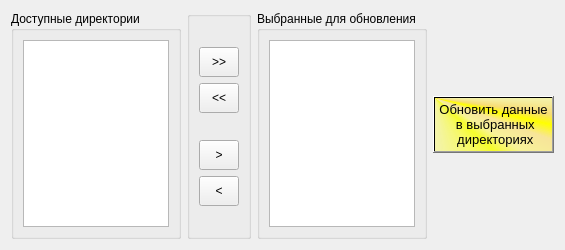
<?xml version="1.0" encoding="UTF-8"?>
<ui version="4.0">
 <class>SelectDir</class>
 <widget class="QWidget" name="SelectDir">
  <property name="geometry">
   <rect>
    <x>0</x>
    <y>0</y>
    <width>553</width>
    <height>250</height>
   </rect>
  </property>
  <property name="maximumSize">
   <size>
    <width>16777215</width>
    <height>250</height>
   </size>
  </property>
  <property name="windowTitle">
   <string>Form</string>
  </property>
  <layout class="QHBoxLayout" name="horizontalLayout">
   <item>
    <widget class="QGroupBox" name="groupBox_2">
     <property name="minimumSize">
      <size>
       <width>170</width>
       <height>0</height>
      </size>
     </property>
     <property name="title">
      <string>Доступные директории</string>
     </property>
     <layout class="QVBoxLayout" name="verticalLayout_2">
      <item>
       <widget class="QTableView" name="tableView_left">
        <property name="selectionMode">
         <enum>QAbstractItemView::SingleSelection</enum>
        </property>
        <property name="selectionBehavior">
         <enum>QAbstractItemView::SelectRows</enum>
        </property>
        <property name="sortingEnabled">
         <bool>true</bool>
        </property>
       </widget>
      </item>
     </layout>
    </widget>
   </item>
   <item>
    <widget class="QGroupBox" name="groupBox_7">
     <layout class="QVBoxLayout" name="verticalLayout">
      <item>
       <spacer name="verticalSpacer">
        <property name="orientation">
         <enum>Qt::Vertical</enum>
        </property>
        <property name="sizeHint" stdset="0">
         <size>
          <width>20</width>
          <height>72</height>
         </size>
        </property>
       </spacer>
      </item>
      <item>
       <widget class="QToolButton" name="right_all_PB">
        <property name="minimumSize">
         <size>
          <width>40</width>
          <height>30</height>
         </size>
        </property>
        <property name="text">
         <string>&gt;&gt;</string>
        </property>
       </widget>
      </item>
      <item>
       <widget class="QToolButton" name="left_all_PB">
        <property name="minimumSize">
         <size>
          <width>40</width>
          <height>30</height>
         </size>
        </property>
        <property name="text">
         <string>&lt;&lt;</string>
        </property>
       </widget>
      </item>
      <item>
       <spacer name="verticalSpacer_2">
        <property name="orientation">
         <enum>Qt::Vertical</enum>
        </property>
        <property name="sizeHint" stdset="0">
         <size>
          <width>20</width>
          <height>72</height>
         </size>
        </property>
       </spacer>
      </item>
      <item>
       <widget class="QToolButton" name="right_one_PB">
        <property name="minimumSize">
         <size>
          <width>40</width>
          <height>30</height>
         </size>
        </property>
        <property name="text">
         <string>&gt;</string>
        </property>
       </widget>
      </item>
      <item>
       <widget class="QToolButton" name="left_one_PB">
        <property name="minimumSize">
         <size>
          <width>40</width>
          <height>30</height>
         </size>
        </property>
        <property name="text">
         <string>&lt;</string>
        </property>
       </widget>
      </item>
      <item>
       <spacer name="verticalSpacer_3">
        <property name="orientation">
         <enum>Qt::Vertical</enum>
        </property>
        <property name="sizeHint" stdset="0">
         <size>
          <width>20</width>
          <height>72</height>
         </size>
        </property>
       </spacer>
      </item>
     </layout>
    </widget>
   </item>
   <item>
    <widget class="QGroupBox" name="groupBox_3">
     <property name="minimumSize">
      <size>
       <width>170</width>
       <height>0</height>
      </size>
     </property>
     <property name="title">
      <string>Выбранные для обновления</string>
     </property>
     <layout class="QVBoxLayout" name="verticalLayout_3">
      <item>
       <widget class="QTableView" name="tableView_right">
        <property name="selectionMode">
         <enum>QAbstractItemView::SingleSelection</enum>
        </property>
        <property name="selectionBehavior">
         <enum>QAbstractItemView::SelectRows</enum>
        </property>
        <property name="sortingEnabled">
         <bool>true</bool>
        </property>
       </widget>
      </item>
     </layout>
    </widget>
   </item>
   <item>
    <widget class="QPushButton" name="update_PB">
     <property name="font">
      <font>
       <pointsize>10</pointsize>
      </font>
     </property>
     <property name="styleSheet">
      <string notr="true">padding: 5px;
background-color: qconicalgradient(cx:0, cy:0, angle:135, stop:0 rgba(255, 255, 0, 69), stop:0.375 rgba(255, 255, 0, 69), stop:0.423533 rgba(251, 255, 0, 145), stop:0.45 rgba(247, 255, 0, 208), stop:0.477581 rgba(255, 244, 71, 130), stop:0.518717 rgba(255, 218, 71, 130), stop:0.55 rgba(255, 255, 0, 255), stop:0.57754 rgba(255, 203, 0, 130), stop:0.625 rgba(255, 255, 0, 69), stop:1 rgba(255, 255, 0, 69));</string>
     </property>
     <property name="text">
      <string>Обновить данные
 в выбранных
 директориях</string>
     </property>
    </widget>
   </item>
  </layout>
 </widget>
 <resources/>
 <connections/>
</ui>
